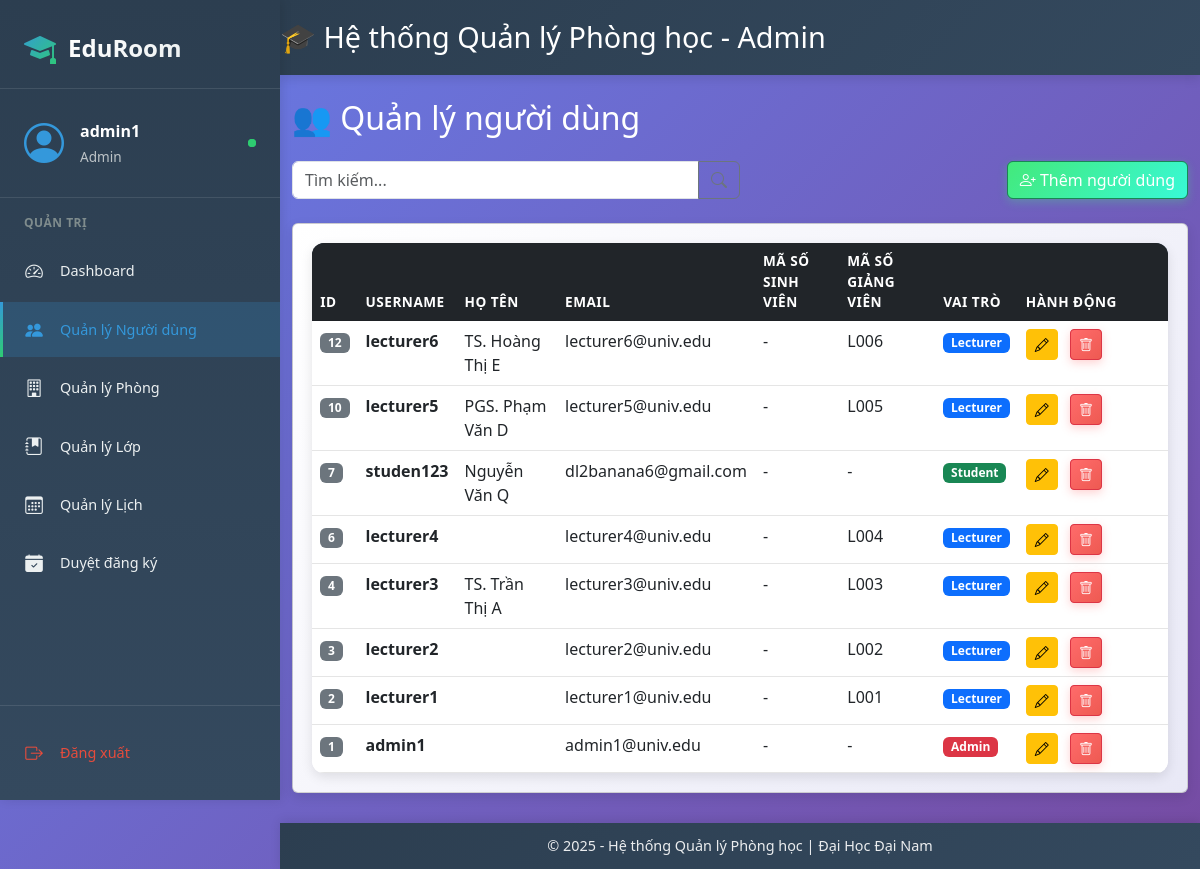
The app's page /classroom_management/admin/users.php (signed in) with its own data.
### tables this page shows
CREATE TABLE `users` (
  `user_id` int NOT NULL AUTO_INCREMENT,
  `username` varchar(50) NOT NULL,
  `password` varchar(255) NOT NULL,
  `email` varchar(100) DEFAULT NULL,
  `full_name` varchar(100) DEFAULT NULL,
  `role` enum('Admin','Lecturer','Student') NOT NULL,
  `student_code` varchar(20) DEFAULT NULL,
  `lecturer_code` varchar(20) DEFAULT NULL,
  PRIMARY KEY (`user_id`),
  UNIQUE KEY `username` (`username`),
  UNIQUE KEY `email` (`email`),
  UNIQUE KEY `student_code` (`student_code`),
  UNIQUE KEY `lecturer_code` (`lecturer_code`),
  CONSTRAINT `fk_lecturer_code` FOREIGN KEY (`lecturer_code`) REFERENCES `lecturers_list` (`lecturer_code`),
  CONSTRAINT `fk_student_code` FOREIGN KEY (`student_code`) REFERENCES `students_list` (`student_code`)
);

### classroom_management/admin/users.php (the view, shortened to what this page needs)
<?php
include("../includes/header.php");
include("../includes/navbar.php");
include("../db.php");
$search_query = "";
$result = mysqli_query($conn, "SELECT * FROM users $search_query ORDER BY user_id DESC");
?>
<div class="container mt-4">
    <div class="mb-4">
        <h2 class="text-white">👥 Quản lý người dùng</h2>
    </div>
    <div class="d-flex justify-content-between align-items-center mb-4">
        <div class="input-group w-50">
            <input type="text" id="searchInput" class="form-control" placeholder="Tìm kiếm..."
                   onkeyup="searchUsers()">
            <button class="btn btn-outline-secondary" type="button">
                <i class="bi bi-search"></i>
            </button>
        </div>
        <a href="add_user.php" class="btn btn-success">
            <i class="bi bi-person-plus"></i> Thêm người dùng
        </a>
    </div>
    <div class="card">
        <div class="card-body p-0">
            <table class="table table-hover mb-0" id="usersTable">
                <thead class="table-dark">
                    <tr>
                        <th>ID</th>
                        <th>Username</th>
                        <th>Họ tên</th>
                        <th>Email</th>
                        <th>Mã số sinh viên</th>
                        <th>Mã số giảng viên</th>
                        <th>Vai trò</th>
                        <th width="150">Hành động</th>
                    </tr>
                </thead>
                <tbody>
                    <?php while ($row = mysqli_fetch_assoc($result)) { ?>
                    <tr>
                        <td><span class="badge bg-secondary"><?= $row['user_id'] ?></span></td>
                        <td><strong><?= htmlspecialchars($row['username']) ?></strong></td>
                        <td><?= htmlspecialchars($row['full_name']) ?></td>
                        <td><?= htmlspecialchars($row['email']) ?></td>
                        <td><?= htmlspecialchars($row['student_code'] ?? '-') ?></td>
                        <td><?= htmlspecialchars($row['lecturer_code'] ?? '-') ?></td>
                        <td>
                            <?php
                            $role_colors = [
                                'Admin' => 'bg-danger',
                                'Lecturer' => 'bg-primary',
                                'Student' => 'bg-success'
                            ];
                            $color = $role_colors[$row['role']] ?? 'bg-secondary';
                            ?>
                            <span class="badge <?= $color ?>"><?= $row['role'] ?></span>
                        </td>
                        <td>
                            <a href="edit_user.php?id=<?= $row['user_id'] ?>" class="btn btn-warning btn-sm me-2" data-bs-toggle="modal" data-bs-target="#editUserModal<?= $row['user_id'] ?>">
                                <i class="bi bi-pencil"></i>
                            </a>
                            <a href="users.php?delete=<?= $row['user_id'] ?>"
                               onclick="return confirm('Bạn có chắc chắn muốn xóa người dùng này?');"
                               class="btn btn-danger btn-sm">
                               <i class="bi bi-trash"></i>
                            </a>
                        </td>
                    </tr>
                    <?php } ?>
                </tbody>
            </table>
        </div>
    </div>
</div>
<?php include("../includes/footer.php"); ?>

### classroom_management/assets/css/style.css (style rules this page uses)
* { box-sizing: border-box; margin: 0; padding: 0; }
body { font-family: 'Roboto', 'Segoe UI', Tahoma, Geneva, Verdana, sans-serif; background: linear-gradient(135deg, #667eea 0%, #764ba2 100%); min-height: 100vh; color: #333; padding-left: 280px; padding-bottom: 60px; margin: 0; overflow-x: hidden; }
h1, h2, h3, h4, h5, h6 { font-weight: 700; margin-bottom: 0.6rem; color: #2d3748; }
h2 { font-size: 1.8rem; }
.card { background: linear-gradient(135deg, rgba(255, 255, 255, 0.9), rgba(230, 230, 245, 0.9)); border-radius: 12px; padding: 1.2rem; margin-bottom: 1rem; box-shadow: 0 4px 12px rgba(0, 0, 0, 0.1); border: 1px solid rgba(255, 255, 255, 0.3); transition: all 0.3s ease; height: 100%; }
.btn { display: inline-block; padding: 0.6rem 1.2rem; border: none; border-radius: 8px; text-decoration: none; font-weight: 600; font-size: 0.9rem; text-align: center; cursor: pointer; transition: all 0.3s ease; line-height: 1.4; }
.btn-success { background: linear-gradient(135deg, #43e97b, #38f9d7); color: white; box-shadow: 0 3px 10px rgba(67, 233, 123, 0.3); }
.btn-danger { background: linear-gradient(135deg, #ff6b6b, #ee5a52); color: white; box-shadow: 0 3px 10px rgba(255, 107, 107, 0.3); }
.btn-sm { padding: 0.4rem 0.8rem; font-size: 0.8rem; }
.form-control, .form-select { width: 100%; padding: 0.7rem; border: 2px solid #e2e8f0; border-radius: 8px; font-size: 0.9rem; transition: all 0.3s ease; background: white; }
.table { width: 100%; margin-bottom: 1rem; background: rgba(255, 255, 255, 0.95); border-radius: 12px; overflow: hidden; box-shadow: 0 4px 12px rgba(0, 0, 0, 0.1); }
.table th, .table td { padding: 0.8rem; text-align: left; border-bottom: 1px solid rgba(0, 0, 0, 0.1); }
.table-dark { background: linear-gradient(135deg, #2c3e50, #34495e); color: white; }
.table-dark th { font-weight: 600; text-transform: uppercase; font-size: 0.85rem; letter-spacing: 0.5px; }
.badge { display: inline-block; padding: 0.2rem 0.5rem; font-size: 0.75rem; font-weight: 600; border-radius: 20px; text-align: center; }
.bg-success { background-color: #38a169; color: white; }
.bg-danger { background-color: #e53e3e; color: white; }
.card, .quick-action-card { animation: fadeIn 0.5s ease-out; }
.mt-4 { margin-top: 1rem; }

### records on screen
users: user_id "12", username "lecturer6", full_name "TS. Hoàng Thị E", email "lecturer6@univ.edu", student_code "-", lecturer_code "L006", role "Lecturer"
users: user_id "10", username "lecturer5", full_name "PGS. Phạm Văn D", email "lecturer5@univ.edu", student_code "-", lecturer_code "L005", role "Lecturer"
users: user_id "7", username "studen123", full_name "Nguyễn Văn Q", email "dl2banana6@gmail.com", student_code "-", lecturer_code "-", role "Student"
users: user_id "6", username "lecturer4", email "lecturer4@univ.edu", student_code "-", lecturer_code "L004", role "Lecturer"
users: user_id "4", username "lecturer3", full_name "TS. Trần Thị A", email "lecturer3@univ.edu", student_code "-", lecturer_code "L003", role "Lecturer"
users: user_id "3", username "lecturer2", email "lecturer2@univ.edu", student_code "-", lecturer_code "L002", role "Lecturer"
users: user_id "2", username "lecturer1", email "lecturer1@univ.edu", student_code "-", lecturer_code "L001", role "Lecturer"
users: user_id "1", username "admin1", email "admin1@univ.edu", student_code "-", lecturer_code "-", role "Admin"

### other values on screen
$_SESSION['role'] "Admin"
$_SESSION['username'] "admin1"
